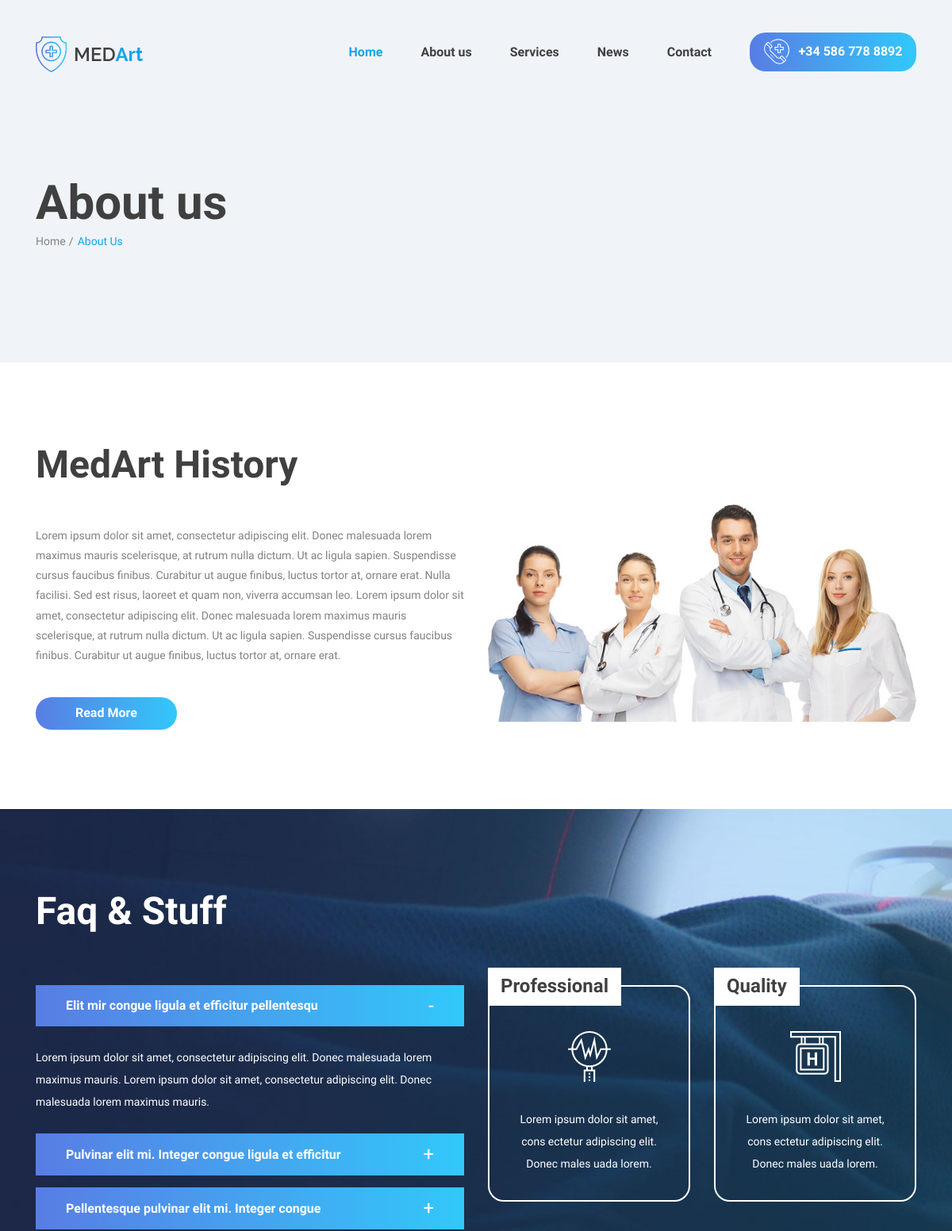
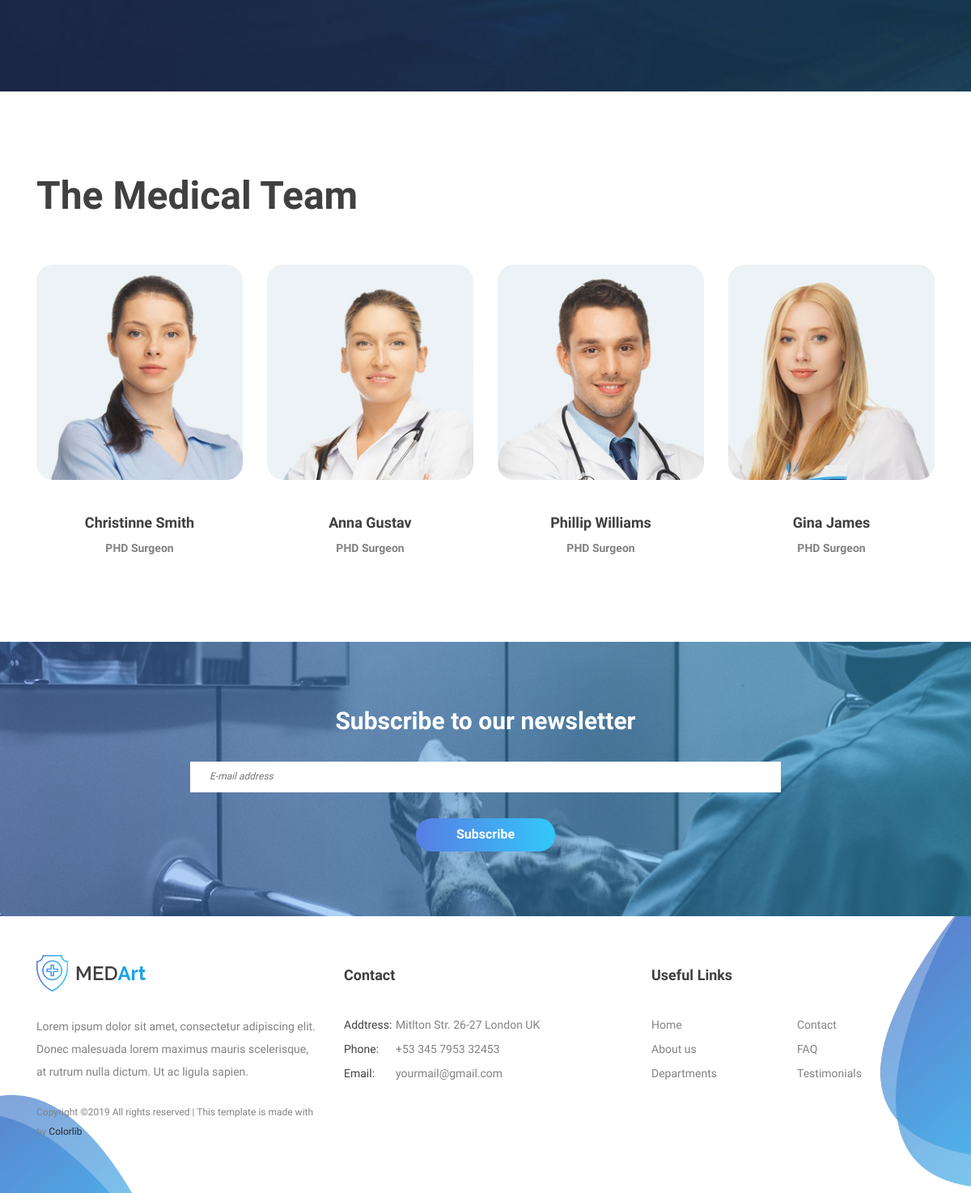
The page /about/ on the database its author committed (2 pictures, top to bottom).
### home/models.py (models this page shows, shortened)
class MedArtHistory(models.Model):
    title = models.CharField(max_length=200)
    description = models.TextField()
    image = models.ImageField(upload_to='images/')

class FaqAndStuff(models.Model):
    title = models.CharField(max_length=200)
    description = models.TextField()

class FaqProQlt(models.Model):
    title = models.CharField(max_length=200)
    description = models.TextField()
    image = models.ImageField(upload_to='images/')

class MedicalTeam(models.Model):
    image = models.ImageField(upload_to='images/')
    title = models.CharField(max_length=200)
    qualification = models.CharField(max_length=200)

### home/views.py (the view)
# urls.py: path('about/', aboutView.as_view(), name='about'),
class aboutView(TemplateView):
    template_name = 'home/about.html'
    def get_context_data(self, **kwargs):
        context = super(aboutView, self).get_context_data(**kwargs)
        context['about_background'] = AboutBackImage.objects.all()
        context['med_history'] = MedArtHistory.objects.all()
        context['faq_stuff'] = FaqAndStuff.objects.all()
        context['Pro_Qlt'] = FaqProQlt.objects.all()
        context['medical_team'] = MedicalTeam.objects.all()
        return context

### home/templates/home/about.html (shortened to what this page needs)
    <!DOCTYPE html>
    {% load static %}
    <html lang="en">
    <head>
        <link rel="stylesheet" href="{% static 'css/bootstrap.min.css' %}">
        <link rel="stylesheet" href="{% static 'css/swiper.min.css' %}">
        <link rel="stylesheet" href="{% static 'style.css' %}">
    </head>
<body class="single-page">
    <header class="site-header">
        <div class="nav-bar">
            <div class="container">
                 <div class="row">
                    <div class="col-12 d-flex flex-wrap justify-content-between align-items-center">
                        <div class="site-branding d-flex align-items-center">
                            <a class="d-block" href="{% url 'index' %}" rel="home"><img class="d-block"
                                                                                 src="{% static 'images/logo.png' %}"
                                                                                 alt="logo"></a>
                        </div>
                        <nav class="site-navigation d-flex justify-content-end align-items-center">
                            <ul class="d-flex flex-column flex-lg-row justify-content-lg-end align-items-center">
                                <li class="current-menu-item"><a href="{% url 'index' %}">Home</a></li>
                             <li><a href="{% url 'about' %}">About us</a></li>
                                <li><a href="{% url 'services' %}">Services</a></li>
                                <li><a href="{% url 'news' %}">News</a></li>
                                <li><a href="{% url 'contact' %}">Contact</a></li>
                                <li class="call-btn button gradient-bg mt-3 mt-md-0">
                                    <a class="d-flex justify-content-center align-items-center" href="#"><img
                                            src="{% static 'images/emergency-call.png' %}"> +34 586 778 8892</a>
                                </li>
                            </ul>
                        </nav>
                    </div>
                </div>
            </div>
        </div>
        <div class="container">
            <div class="row">
                <div class="col-12">
                    <h1>About us</h1>
                    <div class="breadcrumbs">
                        <ul class="d-flex flex-wrap align-items-center p-0 m-0">
                            <li><a href="{% url 'index' %}">Home</a></li>
                            <li>About Us</li>
                        </ul>
                    </div>
                </div>
            </div>
        </div>
    </header>
    <div class="med-history">
        <div class="container">
            <div class="row align-items-end">
                {% for item in med_history %}
                <div class="col-12 col-lg-6">
                    <h2>{{ item.title }}</h2>
                    <p>{{ item.description }} </p>
                    <a class="d-inline-block button gradient-bg" href="#">Read More</a>
                </div>
                <div class="col-12 col-lg-6 mt-5 mt-lg-0">
                    <img class="responsive" src="{{ item.image.url }}" alt="">
                </div>
                {% endfor %}
            </div>
        </div>
    </div>
    <div class="faq-stuff">
        <div class="container">
            <div class="row">
                <div class="col-12">
                    <h2>Faq & Stuff</h2>
                </div>
                <div class="col-12 col-lg-6 mb-5 mb-lg-0">
                    <div class="accordion-wrap type-accordion">
                        {% for i in faq_stuff %}
                        <h3 class="entry-title d-flex justify-content-between align-items-center">{{ i.title }}<span class="arrow-r"></span></h3>
                        <div class="entry-content">
                            <p>{{ i.description }}</p>
                        </div>
                        {% endfor %}
                    </div>
                </div>
                <div class="col-12 col-lg-6 mt-5 mt-lg-0">
                    <div class="row">
                        {% for i in Pro_Qlt %}
                        <div class="col-12 col-md-6">
                            <div class="professional-box">
                                <h2 class="d-flex align-items-center">{{ i.title }}</h2>
                                <img src="{{ i.image.url }}" alt="">
                                <p>{{ i.description }}</p>
                            </div>
                        </div>
                        {% endfor %}
                    </div>
                </div>
            </div>
        </div>
    </div>
    <div class="medical-team">
        <div class="container">
            <div class="row">
                <div class="col-12">
                    <h2>The Medical Team</h2>
                </div>
                        {% for i in medical_team %}
                <div class="col-12 col-md-6 col-lg-3">
                    <div class="medical-team-wrap">
                        <img src="{{ i.image.url }}" alt="">
                        <h4>{{ i.title }}</h4>
                        <h5>{{ i.qualification }}</h5>
                    </div>
                </div>
{% endfor %}
            </div>
        </div>
    </div>
    <div class="subscribe-banner">
        <div class="container">
            <div class="row">
                <div class="col-12 col-lg-8 offset-lg-2">
                    <h2>Subscribe to our newsletter</h2>
                     <form role="form" id="user_subscription">{% csrf_token %}
                        <input type="email" placeholder="E-mail address" id="email" name="email">
                        <input class="button gradient-bg" type="submit" value="Subscribe"><br>
                    </form>
                </div>
            </div>
        </div>
    </div>
    <footer class="site-footer">
        <div class="footer-widgets">
            <div class="container">
                <div class="row">
                    <div class="col-12 col-md-6 col-lg-4">
                        <div class="foot-about">
                            <h2><a href="#"><img src="{% static 'images/logo.png' %}" alt=""></a></h2>
                            <p>Lorem ipsum dolor sit amet, consectetur adipiscing elit. Donec malesuada lorem maximus mauris
                                scelerisque, at rutrum nulla dictum. Ut ac ligula sapien.</p>
                            <p class="copyright">
                                Copyright &copy;<script>document.write(new Date().getFullYear());</script>
                                All rights reserved | This template is made with  by <a
                                    href="https://colorlib.com" target="_blank">Colorlib</a>
                                </p>
                        </div>
                    </div>
                    <div class="col-12 col-md-6 col-lg-4 mt-5 mt-md-0">
                        <div class="foot-contact">
                            <h2>Contact</h2>
                            <ul class="p-0 m-0">
                                <li><span>Addtress:</span>Mitlton Str. 26-27 London UK</li>
                                <li><span>Phone:</span>+53 345 7953 32453</li>
                                <li><span>Email:</span>yourmail@gmail.com</li>
                            </ul>
                        </div>
                    </div>
                    <div class="col-12 col-md-6 col-lg-4 mt-5 mt-md-0">
                        <div class="foot-links">
                            <h2>Useful Links</h2>
                            <ul class="p-0 m-0">
                                <li><a href="{% url 'index' %}">Home</a></li>
                                <li><a href="{% url 'about' %}">About us</a></li>
                                <li><a href="#">Departments</a></li>
                                <li><a href="{% url 'contact' %}">Contact</a></li>
                                <li><a href="{% url 'news' %}l">FAQ</a></li>
                                <li><a href="{% url 'services' %}">Testimonials</a></li>
                            </ul>
                        </div>
                    </div>
                </div>
            </div>
        </div>
    </footer>
    </body>
</html>

### rows shown on the page
MedArtHistory: title "MedArt History", description "Lorem ipsum dolor sit amet, consectetur adipiscing elit. Donec malesuada lorem maximus mauris scelerisque, at rutrum nulla dictum. Ut ac ligula sapien. Suspendisse cursus faucibus finibus. Curabitur ut augue finibus, luctus tortor at, ornare erat. Nulla facilisi. Sed est risus, laoreet et quam non, viverra accumsan leo. Lorem ipsum dolor sit amet, consectetur adipiscing elit. Donec malesuada lorem maximus mauris scelerisque, at rutrum nulla dictum. Ut ac ligula sapien. Suspendisse cursus faucibus finibus. Curabitur ut augue finibus, luctus tortor at, ornare erat.", image (picture)
FaqAndStuff: title "Elit mir congue ligula et efficitur pellentesqu", description "Lorem ipsum dolor sit amet, consectetur adipiscing elit. Donec malesuada lorem maximus mauris. Lorem ipsum dolor sit amet, consectetur adipiscing elit. Donec malesuada lorem maximus mauris."
FaqAndStuff: title "Pulvinar elit mi. Integer congue ligula et efficitur"
FaqAndStuff: title "Pellentesque pulvinar elit mi. Integer congue"
FaqProQlt: title "Professional", image (picture), description "Lorem ipsum dolor sit amet, cons ectetur adipiscing elit. Donec males uada lorem."
FaqProQlt: title "Quality", image (picture), description "Lorem ipsum dolor sit amet, cons ectetur adipiscing elit. Donec males uada lorem."
MedicalTeam: image (picture), title "Christinne Smith", qualification "PHD Surgeon"
MedicalTeam: image (picture), title "Anna Gustav", qualification "PHD Surgeon"
MedicalTeam: image (picture), title "Phillip Williams", qualification "PHD Surgeon"
MedicalTeam: image (picture), title "Gina James", qualification "PHD Surgeon"
